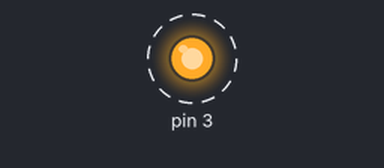
Simulated run of this sketch. Board: Arduino Uno, built with avr-gcc and run on an emulated ATmega328P. Shown: output pins drawn as LEDs (lit = HIGH). Dashed ring = blinking.

Above: at 0.2 s.
Timing chart, 0 to 4.6 s (numbered marks = the images above):
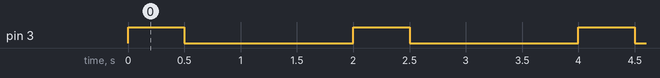

Measured:
- by itself, pin 3: alternates HIGH for 0.50 s and LOW for 1.5 s

The sketch:

Sheet1_Q1.ino
```cpp
void setup() {
  pinMode(3, OUTPUT);
  digitalWrite(3, LOW);
}

void loop() {
  digitalWrite(3, HIGH);
  delay(500);
  digitalWrite(3, LOW);
  delay(1500);
}
```
